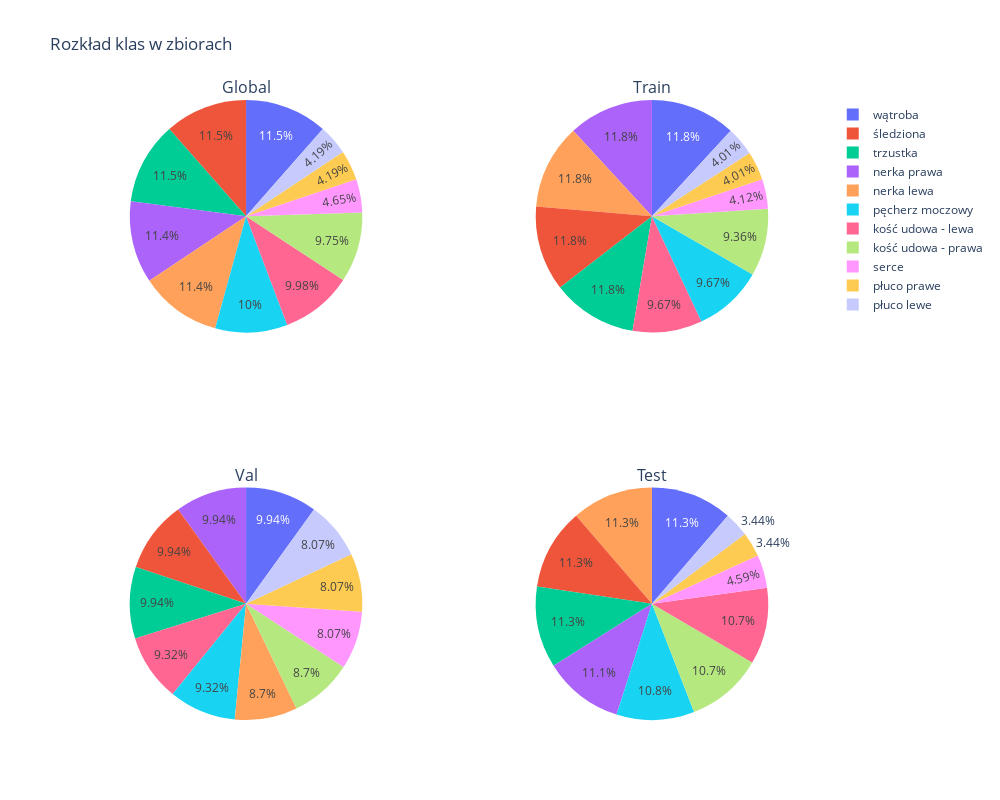

The code cell stored with this chart in its notebook:
### Code cell
specs = [[{'type':'domain'}, {'type':'domain'}], [{'type':'domain'}, {'type':'domain'}]]
fig = make_subplots(rows=2, cols=2, specs=specs, subplot_titles=["Global", "Train", "Val", "Test"])
fig.add_trace(go.Pie(labels=labels.replace(pl_map), values=temp['global'].values, name="Global"),
              1, 1)
fig.add_trace(go.Pie(labels=labels.replace(pl_map), values=temp['train'].values, name="Train"),
              1, 2)
fig.add_trace(go.Pie(labels=labels.replace(pl_map), values=temp['val'].values, name="Valid"),
              2, 1)
fig.add_trace(go.Pie(labels=labels.replace(pl_map), values=temp['test'].values, name="Test"),
              2, 2)

fig.update_traces(hoverinfo='label+percent+name', textinfo='percent')
fig.update(layout_title_text='Rozkład klas w zbiorach',
           layout_showlegend=True)
fig.update_layout(height=800, width=1000)

fig = go.Figure(fig)
fig.show()

### Figure 1 — Plotly figure (JSON) as saved in the notebook; plotly's stock layout.template omitted (floating-point values rounded to 4 significant figures)
{"data": [{"domain": {"x": [0, 0.45], "y": [0.625, 1]}, "hoverinfo": "label+percent+name", "labels": ["wątroba", "nerka prawa", "nerka lewa", "kość udowa - prawa", "kość udowa - lewa", "pęcherz moczowy", "serce", "płuco prawe", "płuco lewe", "śledziona", "trzustka"], "name": "Global", "textinfo": "percent", "type": "pie", "values": [200, 199, 198, 170, 174, 175, 81, 73, 73, 200, 200]}, {"domain": {"x": [0.55, 1], "y": [0.625, 1]}, "hoverinfo": "label+percent+name", "labels": ["wątroba", "nerka prawa", "nerka lewa", "kość udowa - prawa", "kość udowa - lewa", "pęcherz moczowy", "serce", "płuco prawe", "płuco lewe", "śledziona", "trzustka"], "name": "Train", "textinfo": "percent", "type": "pie", "values": [115, 115, 115, 91, 94, 94, 40, 39, 39, 115, 115]}, {"domain": {"x": [0, 0.45], "y": [0, 0.375]}, "hoverinfo": "label+percent+name", "labels": ["wątroba", "nerka prawa", "nerka lewa", "kość udowa - prawa", "kość udowa - lewa", "pęcherz moczowy", "serce", "płuco prawe", "płuco lewe", "śledziona", "trzustka"], "name": "Valid", "textinfo": "percent", "type": "pie", "values": [16, 16, 14, 14, 15, 15, 13, 13, 13, 16, 16]}, {"domain": {"x": [0.55, 1], "y": [0, 0.375]}, "hoverinfo": "label+percent+name", "labels": ["wątroba", "nerka prawa", "nerka lewa", "kość udowa - prawa", "kość udowa - lewa", "pęcherz moczowy", "serce", "płuco prawe", "płuco lewe", "śledziona", "trzustka"], "name": "Test", "textinfo": "percent", "type": "pie", "values": [69, 68, 69, 65, 65, 66, 28, 21, 21, 69, 69]}], "layout": {"annotations": [{"font": {"size": 16}, "showarrow": false, "text": "Global", "x": 0.225, "xanchor": "center", "xref": "paper", "y": 1, "yanchor": "bottom", "yref": "paper"}, {"font": {"size": 16}, "showarrow": false, "text": "Train", "x": 0.775, "xanchor": "center", "xref": "paper", "y": 1, "yanchor": "bottom", "yref": "paper"}, {"font": {"size": 16}, "showarrow": false, "text": "Val", "x": 0.225, "xanchor": "center", "xref": "paper", "y": 0.375, "yanchor": "bottom", "yref": "paper"}, {"font": {"size": 16}, "showarrow": false, "text": "Test", "x": 0.775, "xanchor": "center", "xref": "paper", "y": 0.375, "yanchor": "bottom", "yref": "paper"}], "height": 800, "showlegend": true, "title": {"text": "Rozkład klas w zbiorach"}, "width": 1000}}
